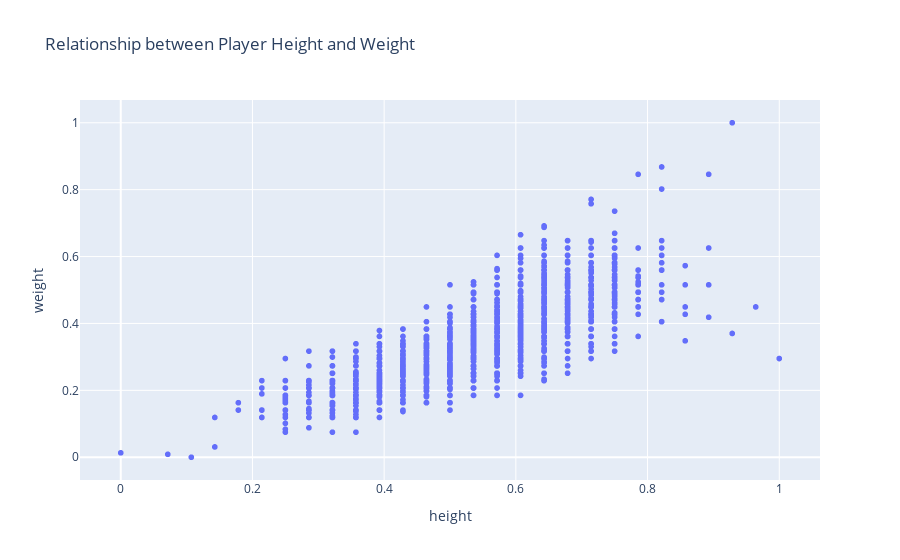

Notebook cell for this chart:
### Code cell
import plotly.express as px

fig = px.scatter(nba_df_scaled, x="height", y="weight", title="Relationship between Player Height and Weight")
fig.show()

### Figure 1 — Plotly figure (JSON) as saved in the notebook; plotly's stock layout.template omitted (floating-point values rounded to 4 significant figures; data arrays with more than 128 entries replaced by an {"elided": "..."} marker saying what was removed)
{"data": [{"hovertemplate": "height=%{x}<br>weight=%{y}<extra></extra>", "legendgroup": "", "marker": {"color": "#636efa", "symbol": "circle"}, "mode": "markers", "name": "", "showlegend": false, "type": "scattergl", "x": {"elided": "3310 float values"}, "xaxis": "x", "y": {"elided": "3310 float values"}, "yaxis": "y"}], "layout": {"legend": {"tracegroupgap": 0}, "title": {"text": "Relationship between Player Height and Weight"}, "xaxis": {"anchor": "y", "domain": [0, 1], "title": {"text": "height"}}, "yaxis": {"anchor": "x", "domain": [0, 1], "title": {"text": "weight"}}}}
